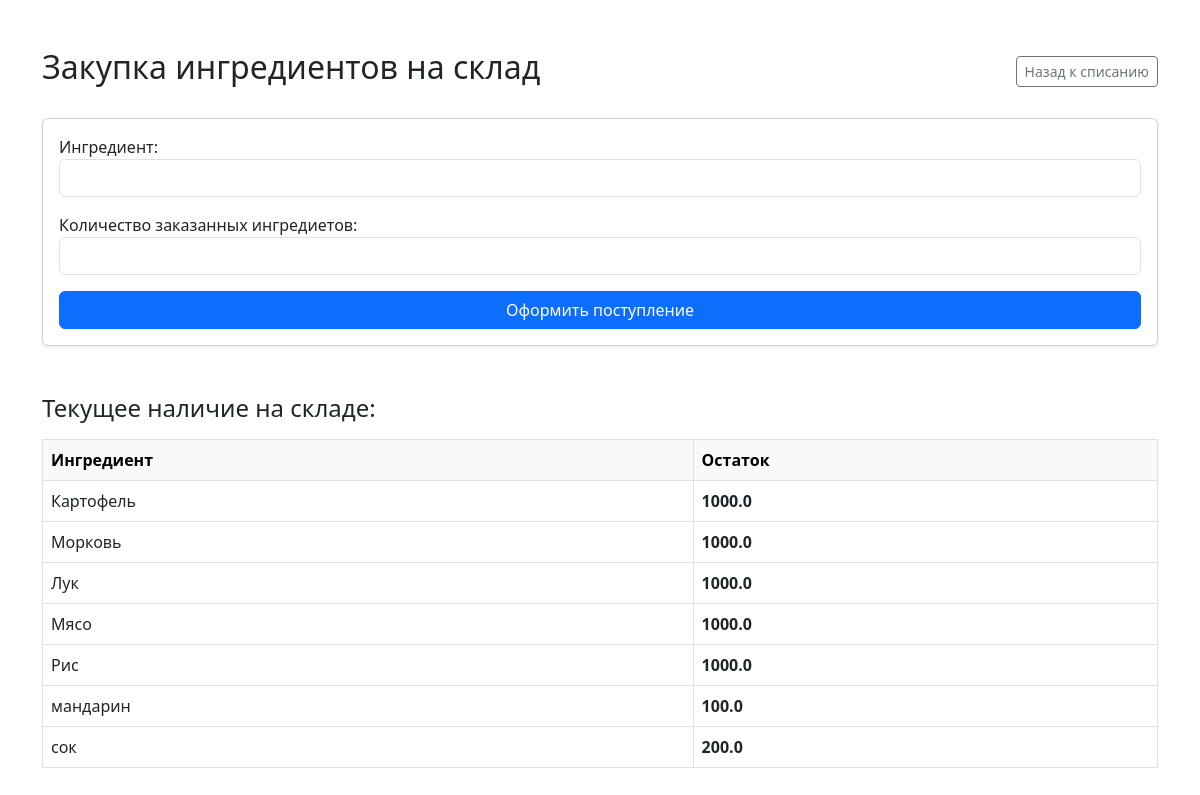
The page /cook/order/ (signed in) on the database its author committed.
### cook/models.py (models this page shows, shortened)
class Ingredient(models.Model):
    title = models.CharField(max_length=255)
    amount = models.FloatField(default=0)
    cost = models.DecimalField(max_digits=10, decimal_places=2)
    picture = models.ImageField(upload_to="pictures/ingredients", null=True, blank=True)

### cook/views.py (the view)
# urls.py: path("order/", views.IngredientOrder, name='order'),
def IngredientOrder(request: HttpRequest) -> HttpResponse:
    if not request.user.is_authenticated:
        return redirect('login')
    user_role_id = request.user.role.id if request.user.role else None
    if user_role_id != 3:
        return HttpResponseForbidden("Доступ запрещен: вы не являетесь поваром.")
    if request.method == 'POST':
        form = IngredientOrdeForm(request.POST)
        if form.is_valid():
            new_order = Order()
            count = form.cleaned_data.get('amount')
            ingr = form.cleaned_data.get('title')
            new_order.ingredient = ingr
            new_order.amount = count
            new_order.cost = ingr.cost * Decimal(str(count))
            new_order.status = 0
            new_order.save()
            return redirect('/cook/order/')
        else:
            messages.error(request, "Ошибка: проверьте данные формы.")
    else:
        form = IngredientOrdeForm()
    all_ingredients = Ingredient.objects.all()
    return render(request, 'cook/order.html', {
            'form': form,
            'all_ingredients': all_ingredients
        })

### cook/forms.py
class IngredientOrdeForm(forms.ModelForm):
    title = forms.ModelChoiceField(
        queryset=Ingredient.objects.all(),
        label="Ингредиент",
        to_field_name = "title",
        widget=forms.TextInput(attrs={
            'class': 'form-control',
            'list': 'ingredients_datalist',
            'autocomplete': 'off'
        })
    )
    amount = forms.FloatField(
        label="Количество заказанных ингредиетов",
        widget=forms.NumberInput(attrs={'type': 'int', 'class': 'form-control'})
    )
    class Meta:
        model = Ingredient
        fields = ['title', 'amount']

### templates/cook/order.html (shortened to what this page needs)
<!DOCTYPE html>
<html lang="ru">
<head>
    <link href="https://cdn.jsdelivr.net/npm/bootstrap@5.3.0/dist/css/bootstrap.min.css" rel="stylesheet">
</head>
<body class="container mt-5">
    <div class="d-flex justify-content-between align-items-center">
        <h2>Закупка ингредиентов на склад</h2>
        <a href="{% url 'ingredient' %}" class="btn btn-outline-secondary btn-sm">Назад к списанию</a>
    </div>
    <div class="card shadow-sm mt-4">
        <div class="card-body">
            <form method="post">
                <div class="mb-3">
                    {{ form.title.label_tag }}
                    {{ form.title }}
                </div>
                <div class="mb-3">
                    {{ form.amount.label_tag }}
                    {{ form.amount }}
                </div>
                <button type="submit" class="btn btn-primary w-100">Оформить поступление</button>
            </form>
        </div>
    </div>
    <h4 class="mt-5">Текущее наличие на складе:</h4>
    <table class="table table-bordered table-hover mt-3">
        <thead class="table-light">
            <tr>
                <th>Ингредиент</th>
                <th>Остаток</th>
            </tr>
        </thead>
        <tbody>
            {% for item in all_ingredients %}
            <tr>
                <td>{{ item.title }}</td>
                <td><strong>{{ item.amount }}</strong></td>
            </tr>
            {% endfor %}
        </tbody>
    </table>
</body>
</html>

### rows shown on the page
Ingredient: title "Картофель", amount "1000.0"
Ingredient: title "Морковь", amount "1000.0"
Ingredient: title "Лук", amount "1000.0"
Ingredient: title "Мясо", amount "1000.0"
Ingredient: title "Рис", amount "1000.0"
Ingredient: title "мандарин", amount "100.0"
Ingredient: title "сок", amount "200.0"
